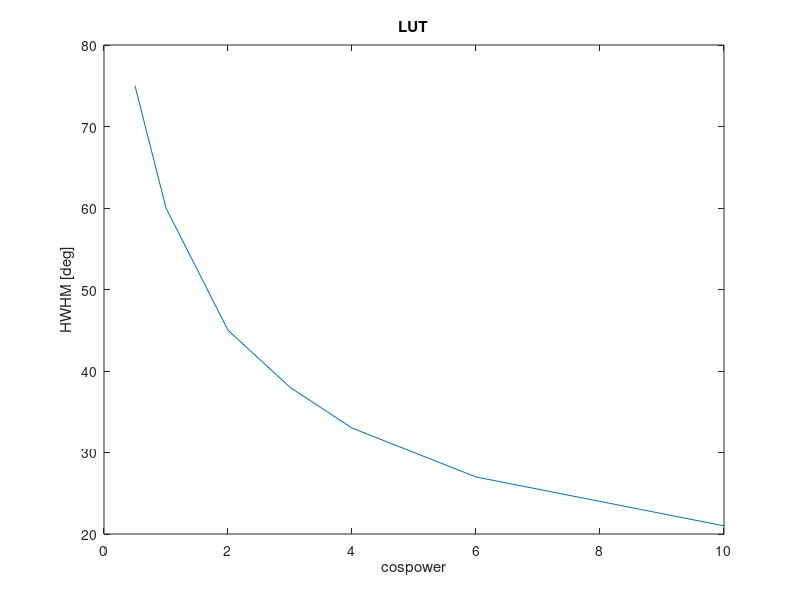

Recreate this plot in MATLAB. (Note: this script raises an error after producing the figure.)
%Animation
function MAIN()
    clear;
    close all;
    thetas = [-90:90]';
 
    %INPUTS  ........
    Rmax            = 2.5;     	%[m] Irradiation pattern range 
    pattern.FWHM    = 100;      %[deg] FWHM of pattern
    head.radius     = 0.25;    	%[m] 
    Yclearance     = 1.5;      	%[m]  head_center to ceiling
    R_competitor    = Yclearance - head.radius;

    %Pattern Width LUT
    LUT.alphas = [0.5, 1,  2,  3,  4,  6, 10];
    LUT.HWHM = [75, 60, 45, 38, 33, 27, 21];
    figure; plot(LUT.alphas,LUT.HWHM);    xlabel('cospower'); ylabel('HWHM [deg]'); title('LUT')
    
    % LOOK UP TABLE FOR PATTERN
    pattern.alpha = interp1(LUT.HWHM,LUT.alphas,pattern.FWHM/2);
    y_temp = cosd(thetas);
    figure; polarplot(deg2rad(thetas),y_temp);
    hold on; polarplot(deg2rad(thetas),y_temp.^2);
    hold on; polarplot(deg2rad(thetas),y_temp.^3);
    hold on; polarplot(deg2rad(thetas),y_temp.^5);
    legend('60','45','38','33');
    thetalim([-90,90]);

    figure; plot(thetas,y_temp);
    hold on; plot(thetas,y_temp.^2);
    hold on; plot(thetas,y_temp.^3);
    hold on; plot(thetas,y_temp.^4);
    hold on; plot(thetas,y_temp.^6);
    hold on; plot(thetas,y_temp.^10);
    hold on; plot(thetas,y_temp.^0.5);
    legend('60','45','38','33','27','21','75');

    %====  PLOT PATTERNS =======
    hf1=figure(); polarplot(1,1); hf2=figure();polarplot(1,1);   hf3=figure();polarplot(1,1); 
    betas = [30,45,60,75]';
    R=0.95;
    for kb=1:length(betas)
        legnames{kb} = [num2str( betas(kb) ),'deg'];

        pattern.beta_deg = betas(kb);
        pattern.alpha    = interp1(LUT.HWHM,LUT.alphas,pattern.beta_deg);
        R = (1/(1-cosd(pattern.beta_deg)))^0.5;
        [thetas1, rho_out1] = generate_surface_Uniform(thetas,R,pattern);
        R = (1/(0.5*(sind(pattern.beta_deg)^2)))^0.5;
        [thetas2, rho_out2] = generate_surface_LambTrunc(thetas,R,pattern);    
        R = (1+pattern.alpha)^0.5;
        [thetas3, rho_out3] = generate_surface(thetas,R,pattern); 
        
        figure(hf1);  polarplot(deg2rad(thetas1),rho_out1); hold all; thetalim([-90,90]);
        figure(hf2);  polarplot(deg2rad(thetas2),rho_out2);  hold all;   thetalim([-90,90]);     
        figure(hf3);  polarplot(deg2rad(thetas2),rho_out3); hold all; thetalim([-90,90]);
    end 
    figure(hf1); legend(legnames);
    figure(hf2); legend(legnames);
    figure(hf3); legend(legnames);    
    
    %================ generate animation

    %define person/object
    persons_headctr_x = [-2:0.05:+2]';                  %[m]  motion vector (x positions)
    Nsteps = length(persons_headctr_x);
    persons_headctr_y = ones(Nsteps,1)*(-Yclearance);   %[m]  motion vector (y positions)

    %set up video
    v = VideoWriter('test.avi');
    open(v);

    %loop over frames
    hf = figure;
    for ks = 1:Nsteps
        
        %generate & place person
        head.x = persons_headctr_x(ks,1);
        head.y = persons_headctr_y(ks,1);
        head.theta = atan2d(head.y,head.x);
        poly_points = generate_polygon_person(head);    %generate points for "person"
        pgon = polyshape(poly_points.x,poly_points.y);  %polygon

        %Generate Surface of Max Allowed Intensity
        cosd(head.theta-90);
        R = -head.radius*0.2+min([Rmax, ...
                ((head.x^2 + head.y^2)^0.5 - head.radius ) / (cosd(head.theta+90)^pattern.alpha) ]);
        
        [thetas, rho_out] = generate_surface(thetas,R,pattern);
        [thetas, rho_out_competition] = generate_surface(thetas,R_competitor,pattern);
        
        figure(hf); lamp.x = rho_out.*cosd(thetas-90);  lamp.y = rho_out.*sind(thetas-90);
        plot(lamp.x,lamp.y); hold all;
        lamp_competition.x = rho_out_competition.*cosd(thetas-90); 
        lamp_competition.y = rho_out_competition.*sind(thetas-90); 
        plot(lamp_competition.x,lamp_competition.y,'--','Color','r'); 
        hold on; plot(2*persons_headctr_x,zeros(Nsteps,1),'Linewidth',3','color','k');
        hold on; plot(2*persons_headctr_x,ones(Nsteps,1)*(-Yclearance-5.5*head.radius),'Linewidth',2','color',[0.2,0.2,0.2]);
        xlim([ min(persons_headctr_x)-head.radius*2 , max(persons_headctr_x)+head.radius*2]);
        ylim([ -Yclearance-5*head.radius, 0]); axis equal;
        hold on; plot(pgon);  %add person
        hold off;
        title('Active Sensing allows *higher efficacy* while maintaining ACGIH TLVs');
        
        movie_F = getframe(hf);

        writeVideo(v,movie_F);

        pause(0.15);
        
        
        %polar plot
        %         figure(hf); polarplot(deg2rad(thetas),rho_out); rlim([0,10]);
        %         ax = gca; ax.ThetaZeroLocation = 'bottom'; thetalim([-90,90]);
    end
    close(v);

    
end


function poly_points = generate_polygon_person(head)

    rhead = head.radius;  %[m]    
    poly.x1 = [rhead*cosd([-85:5:265])]';
    poly.y1 = [rhead*sind([-85:5:265])]';
    poly.x2 = -[0.2*rhead,rhead*1.5,rhead*1.5,rhead*1.25,rhead*1.25,...
               -rhead*1.25,-rhead*1.25,-rhead*1.5,-rhead*1.5,-0.2*rhead]';
    poly.y2 = -1*(rhead+ [0.2*rhead,0.2*rhead, 2*rhead, 2*rhead,4.5*rhead,...
                   4.5*rhead,2*rhead,2*rhead,0.2*rhead,0.2*rhead]' );

    poly_points.x = head.x + [poly.x1;poly.x2];
    poly_points.y = head.y + [poly.y1;poly.y2];
end


function [thetas, rho_out] = generate_surface(thetas,R,pattern)
    
    rho_out = R * cosd(thetas).^pattern.alpha;
    
    
end


function [thetas, rho_out] = generate_surface_LambTrunc(thetas,R,pattern)
    
    rho_out = R * cosd(thetas).*(abs(thetas)<=pattern.beta_deg) ;
    
end

function [thetas, rho_out] = generate_surface_Uniform(thetas,R,pattern)
    
    rho_out = R .*(abs(thetas)<=pattern.beta_deg) ;
    
end


